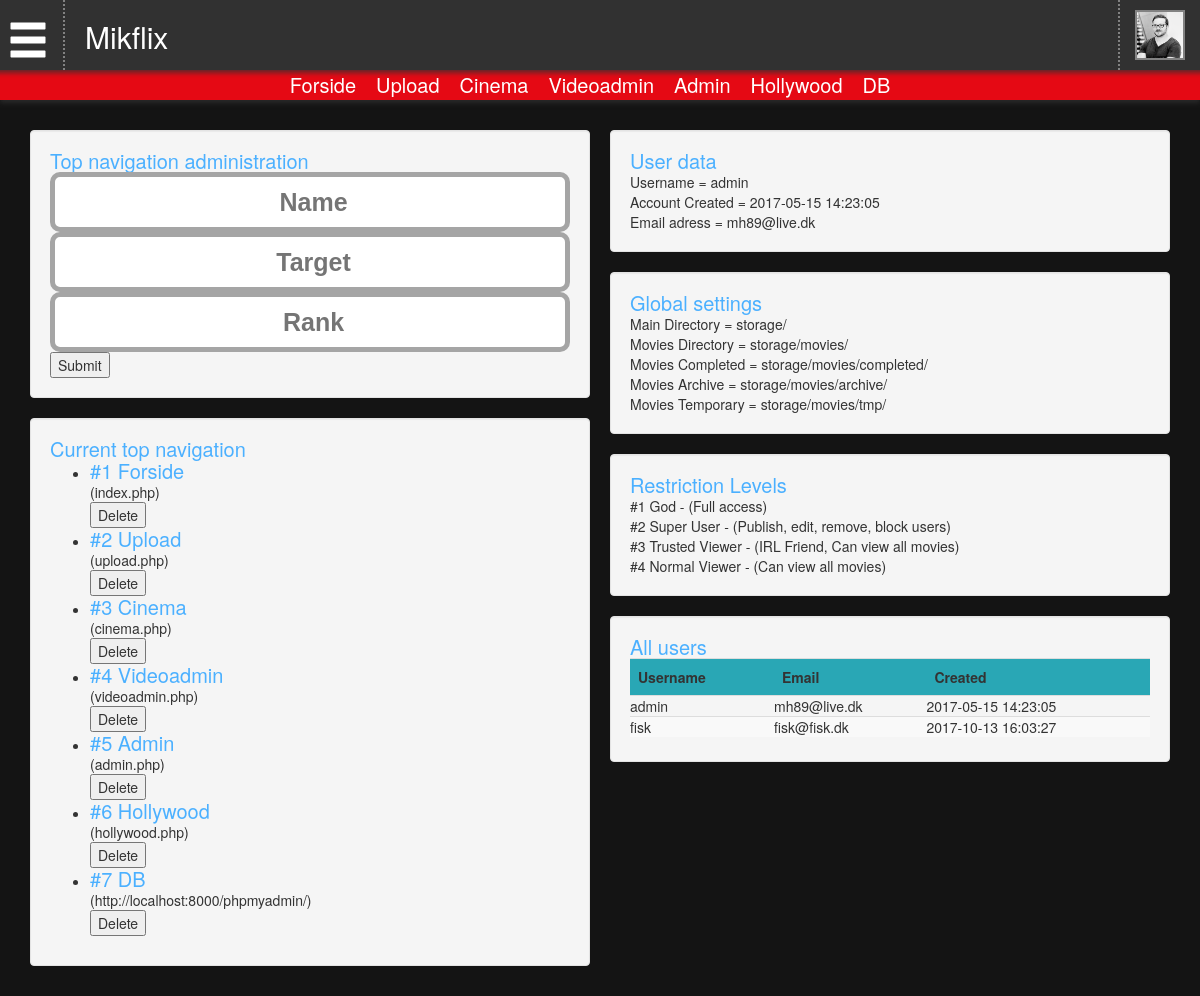
Before: /admin.php (signed in) with the older database file.
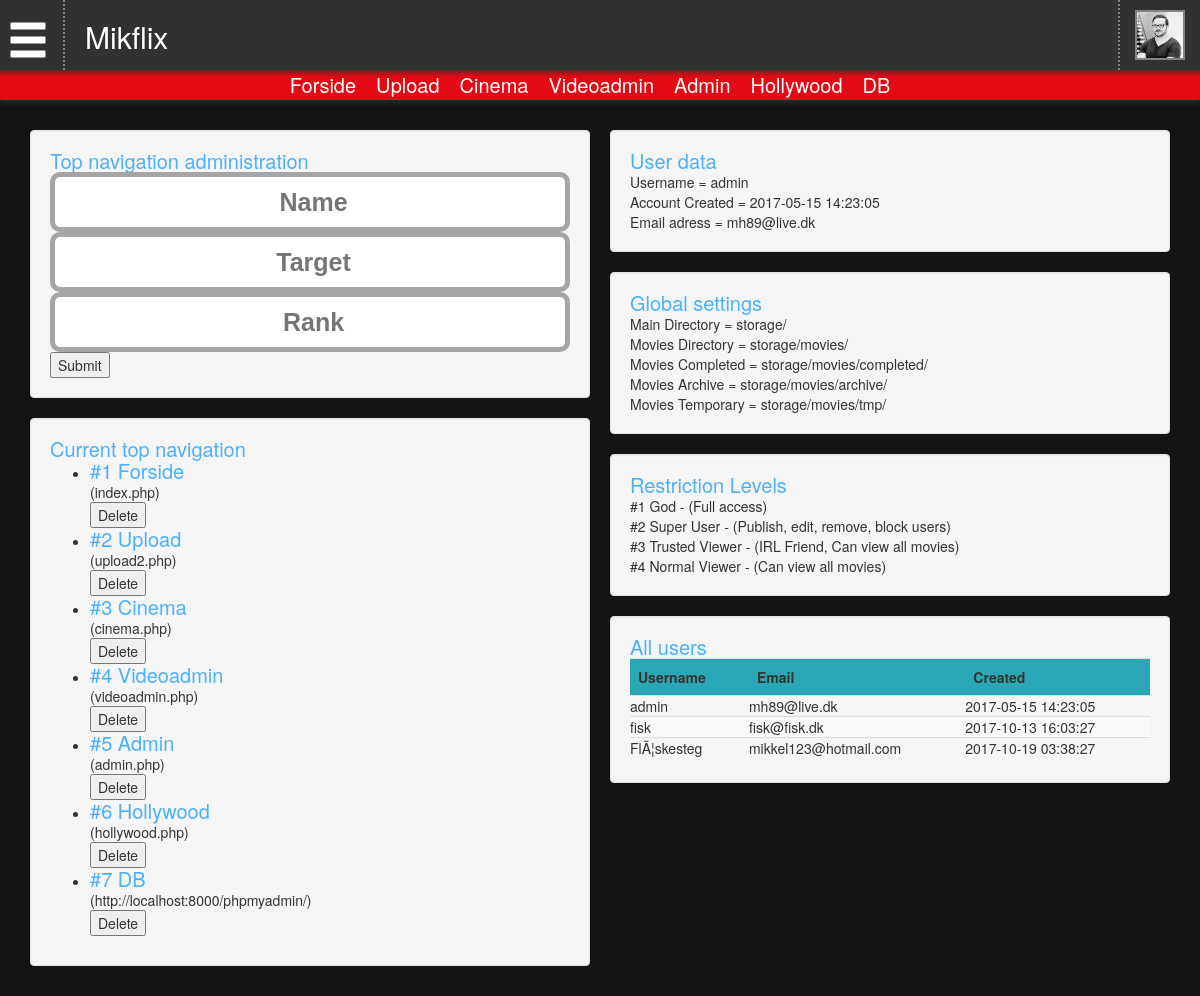
After: the same page with the newer database file.
### tables this page shows
CREATE TABLE `topnav` (
  `id` int(255) NOT NULL,
  `name` varchar(255) NOT NULL,
  `target` varchar(255) NOT NULL,
  `rank` int(255) NOT NULL
);

CREATE TABLE `logindb` (
  `id` int(11) NOT NULL,
  `user` varchar(16) NOT NULL,
  `password` varchar(255) NOT NULL,
  `email` varchar(50) NOT NULL,
  `created` varchar(255) NOT NULL
);

CREATE TABLE `globalsettings` (
  `id` int(11) NOT NULL,
  `category` varchar(255) NOT NULL,
  `prefix` varchar(255) NOT NULL,
  `title` varchar(255) NOT NULL,
  `value` varchar(255) NOT NULL,
  `created` varchar(255) NOT NULL,
  `createdBy` varchar(255) NOT NULL,
  `modified` varchar(255) NOT NULL,
  `modifiedBy` varchar(255) NOT NULL
);

CREATE TABLE `restrictionlevels` (
  `id` int(11) NOT NULL,
  `title` varchar(255) NOT NULL,
  `rank` int(255) NOT NULL,
  `description` varchar(255) NOT NULL
);

### connect.php (called while the page is built, shortened)
<?php
    function queryServer($sql) {
		$mysqli = new mysqli(DB_HOST, DB_USER, DB_PASSWORD, DB_DATABASE);
		mysqli_set_charset($mysqli, 'utf-8');
		$rs  	= $mysqli->query($sql) or die ($mysqli->error);
		return $rs;
	}
	function setUserData() {
		$user = $_SESSION['user'];
		$rs = queryServer("SELECT * FROM logindb WHERE user='$user'");
	}
	function setRestrictionLevels() {
		$rs = queryServer("SELECT * FROM restrictionlevels ORDER BY rank ASC");
	}
	function setGlobalSettings() {
		$rs = queryServer("SELECT * FROM globalsettings order by id asc");
	}
	function setTopNav() {
		$rs = queryServer("SELECT * FROM topnav ORDER BY rank ASC");
	}
	setUserData();
	setRestrictionLevels();
	setGlobalSettings();
	setTopNav();
?>

### fetcher.php (called while the page is built, shortened)
<?php
include 'connect.php';
?>

### admin.php (the view, shortened to what this page needs)
<?php include 'header.php'; ?>
<div class="col-md-6">
		<div class="well">
			<h1>Top navigation administration</h1>
			<form action="controller.php" method="post">
				<input type="text" placeholder="Name" name="name" id="name" class="uploadTitle">
				<input type="text" placeholder="Target" name="target" id="target"  class="uploadTitle">
				<input type="text" placeholder="Rank" name="rank" id="rank"   class="uploadTitle">
				<input type="submit">
			</form>
		</div>
		<div class="well">
			<h1>Current top navigation</h1>
			<ul>
				<?php
				$arr = $_SESSION['topNav'];
				foreach ($arr as $v) {
				    echo "<li> <h1>#".$v['rank']." ".$v['name']."</h1> (".$v['target'].")</li>";
				    echo '<form action="controller.php" method="post">
							<input type="text" name="authKey" id="authKey" hidden value="delTopNav">
					        <input type="text" name="id" id="id" hidden value='.$v["id"].'>
					        <input type="text" name="user" hidden value='.$currentUser.'>
					        <input type="submit" name="submit" value="Delete">
					    </form>';
				}
				?>
			</ul>
		</div>
</div>
<div class="col-md-6">
	<div class="well">
		<h1>User data</h1>
		<?php
		$v = $_SESSION['userData'];
		echo "Username =  ".$v['user'];
		echo "<br>Account Created =  ".$v['created'];
		echo "<br>Email adress =  ".$v['email'];
		?>
	</div>
	<div class="well">
		<h1>Global settings</h1>
		<?php
		$arr = $_SESSION['globalSettings'];
			foreach ($arr as $v) {
				echo $v['title']." = ".$v['value']."<br>";
			}
		?>
	</div>
	<div class="well">
		<h1>Restriction Levels</h1>
		<?php
		$arr = $_SESSION['restrictionLevels'];
			foreach ($arr as $v) {
				echo "#".$v['rank']." ".$v['title']. " - (".$v['description'].")<br>";
			}
		?>
	</div>
	<div class="well">
		<h1>All users</h1>
		<table class="table table-striped">
			<tr>
				<th>Username</th>
				<th>Email</th>
				<th>Created</th>
			</tr>
				<?php
					$rs = queryServer("Select * from logindb order by id asc");
					while($row = mysqli_fetch_assoc($rs)) {
						echo "<tr>";
						echo "<td>".$row['user']."</td>";
						echo "<td>".$row['email']."</td>";
						echo "<td>".$row['created']."</td>";
						echo "</tr>";
					}
				?>
		</table>
	</div>
</div>

### head.php (shortened to what this page needs)
<!doctype html>
<html id="mikflix">
<head>
<link rel="stylesheet" href="//code.jquery.com/ui/1.12.1/themes/base/jquery-ui.css">
<link rel="stylesheet" href="https://maxcdn.bootstrapcdn.com/bootstrap/3.3.7/css/bootstrap.min.css">
<link rel="stylesheet" href="http://fontawesome.io/assets/font-awesome/css/font-awesome.css">
<link href="js/pace/themes/red/pace-theme-minimal.css" rel="stylesheet" />
<link rel="stylesheet" type="text/css" href="css/base.css" />
<link rel="stylesheet" type="text/css" href="css/framework.css" />
<link rel="stylesheet" type="text/css" href="plugins/font-awesome/css/font-awesome.min.css">
</head>

### header.php (shortened to what this page needs)
<?php
	include 'fetcher.php';
	?>
<?php include 'head.php'; ?>
<body>
<div class="container-fluid topMenu">
	<div class="row">
		<div class="col-lg-12 upperMenu">
			<div class="burgerBlock">
				<span class="burgerIco glyphicon glyphicon-menu-hamburger"></span>
			</div>
			<div class="logoBlock">
				Mikflix
			</div>
			<div class="userBlock">
				<img src="img/user.jpg" class="userImgTopMenu" />
			</div>
		</div>
	</div>
	<div class="row">
		<div class="col-lg-12 subMenu">
			<?php
				$arr = $_SESSION['topNav'];
				foreach ($arr as $v) {
				    echo "<a href=".$v['target'].">".$v['name']."</a>";
				}
			?>
		</div>
	</div>
</div>
<div class="container-fluid mainWrapper">

### css/base.css (style rules this page uses)
a { text-decoration: none; list-style: none; color: #229ba2; }
table { margin-bottom: 5px!important; }
td { padding: 0px!important; }
.container-fluid { margin: 0; }
h1 { font-size: 20px; font-weight: normal; padding: 0; margin: 0; color: #4bb0ff; font-family: inherit; }

### css/framework.css (style rules this page uses)
body { margin: 0; padding: 0; font-family: 'Helvetica Neue',Helvetica,Arial,sans-serif; background: #141414; transition: all 0.3s ease-in-out; }
a, h1.userImgTopMenu { color: #22adb5; }
div.topMenu, .userBlockToggled, div.upperMenu, .login { -webkit-box-shadow: 0px 3px 5px 0px rgba(50, 50, 50, 0.75); -moz-box-shadow: 0px 3px 5px 0px rgba(50, 50, 50, 0.75); box-shadow: 0px 3px 5px 0px rgba(50, 50, 50, 0.75); }
div.topMenu { height: 100px; width: 100%; background: #313131; padding: 0; position: fixed; z-index: 100; }
div.upperMenu { z-index: 100; padding: 0px 10px 0px 10px; }
div.subMenu { width: 100%; height: 30px; background: #e50914; text-align: center; }
div.subMenu a { color: white; font-size: 20px; margin-right: 20px; line-height: 30px; }
.userBlock { height: 70px; position: absolute; z-index: 2; right: 0; top: 0; cursor: pointer; padding: 10px; border-left: 2px dotted #828282; padding: 10px 30px 10px 15px; }
.container-fluid.mainWrapper { position: absolute; left: 0; right: 0; bottom: 0; top: 100px; padding: 20px 20px 0px 20px; }
img.userImgTopMenu { height: 50px; width: 50px; float: left; border: 2px solid #828282; }
.burgerBlock { height: 70px; width: 70px; float: left; font-size: 42px; padding: 12px; border-right: 2px dotted #828282; color: white; cursor: pointer; }
.logoBlock { float: left; height: 70px; max-width: 300px; padding: 10px; margin-left: 10px; color: white; font-size: 30px; line-height: 54px; }
.col-md-6 { padding: 10px; }
.glyphicon-menu-hamburger { transition: all 0.2s ease-in-out; }
.uploadTitle { width: 100%; height: 60px; border: 5px solid #a5a5a5; border-radius: 10px; font-size: 25px; font-weight: bold; padding: 0px 0px 0px 7px; color: rgb(14, 103, 181); font-family: arial; background: rgb(255, 255, 255); text-align: center; }
th { background: rgb(41, 167, 181); }
td { border: none; vertical-align: middle!important; }

Changed rows visible on the page:
changed topnav "Upload": target "upload.php" → "upload2.php"
added logindb: user "FlÃ¦skesteg", email "mikkel123@hotmail.com", created "2017-10-19 03:38:27"
